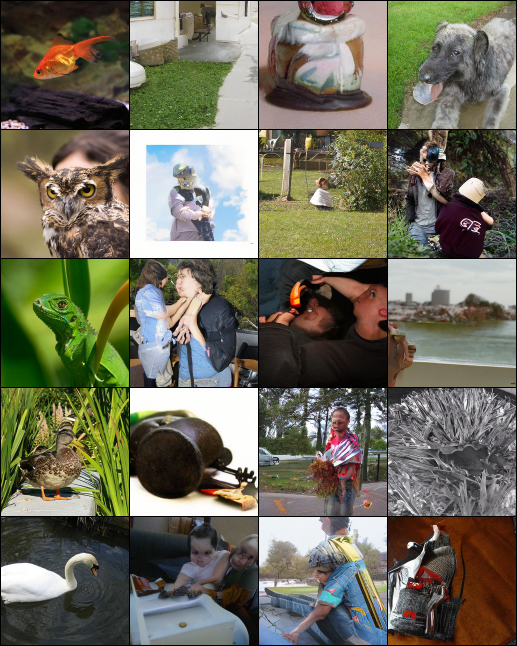
#> input picture mind-vis/wandb/run-20231023_113428-1a9a7xep/files/media/images/samples_test_0_218b7042bf562318ecea.png, 1034 x 1292 px, found by its file name (shown at 1/2 size); its folder holds only this picture in this run
$ jupyter execute --allow-errors things_dataset_analysis.ipynb   (shell and % lines are left out)   (older library calls are emulated)
#> lines starting #> are read from the running program, lines starting #| are printed output that depends on the picture
# THINGS-fMRI usage notes

For a detailed description of the data and the procedures that generated it, see [the THINGS-data preprint](https://doi.org/10.1101/2022.07.22.501123).

[cell 1]
from os.path import join as pjoin
import glob
import numpy as np
import pandas as pd
from nilearn.masking import apply_mask, unmask
from nilearn.plotting import plot_epi, plot_stat_map
from nilearn.image import load_img, index_img, iter_img
import matplotlib.pyplot as plt
import cortex

[cell 2]
%cd /home/yuchen

[cell 3]
# Let's assume you've downloaded the THINGS-fMRI data to this directory
basedir = '/home/yuchen/dataset'

## Single trial responses

The single trial responses are arguably the easiest way to analyze the THINGS-fMRI data. They contains the magnitude of the fMRI response to each stimulus in each voxel with a single number. The single trial responses are provided in two formats: a) In table format, b) in volumetric format.

### Table format

Besides the fMRI response data, the table format contains metadata about each voxel (such as noise ceilings, pRF parameters, regions of interest) and about the stimulus (such as image file name, trial type, run and session).

[cell 4]
# let's assume you downloaded the single trial responses in table format to this directory
basedir = '/home/yuchen/dataset/fmri'
betas_csv_dir = pjoin(basedir, 'betas_csv')

# and that you're interested in the data for the first subject
sub = '01'

The `sub-{subject}_ResponseData.h5` files contain the actual single trial responses. Rows are voxels, columns are trials.

[cell 5]
data_file = pjoin(betas_csv_dir, f'sub-{sub}_ResponseData.h5')
#> (the rest of this cell did not finish here and is left out)

#> (a cell that did not finish here is left out)

The `sub-{subject}_VoxelMetadata.csv` files contain additional information about each voxel, such as membership to ROIs, reliability measures, and noise ceilings.

[cell 7]
vox_f = pjoin(betas_csv_dir, f'sub-{sub}_VoxelMetadata.csv')
#> (the rest of this cell did not finish here and is left out)

#> (a cell that did not finish here is left out)

#> (a cell that did not finish here is left out)

#> (a cell that did not finish here is left out)

The voxel indices can be used to reconstruct a volume, e.g. for visualizing results obtained from the single trial responses. Alternatively, the brain mask can be used for that purpose (see below). Membership of each voxel to the available ROIs is dummy coded, e.g. in `voxdata["V1"]` or `voxdata["rFFA"]`. The population receptive field parameters are encoded in the following columns: `prf-eccentricity`, `prf-polarangle`, `prf-size`, and `prf-rsquared`. Finally, different reliability estimates are available in the columns: `nc_testset`, `nc_singletrial`, `splithalf_uncorrected`, and `splithalf_corrected`.

The `sub-{subject}_StimulusMetadata.csv` files contain information about the file name of the image shown in each trial, which run and session a given trial occured in, and the trial_type.

[cell 11]
# Stimulus metadata
stim_f = pjoin(betas_csv_dir, f'sub-{sub}_StimulusMetadata.csv')
#> (the rest of this cell did not finish here and is left out)

#> (a cell that did not finish here is left out)

#> (a cell that did not finish here is left out)

[cell 14]
# helper function that removes all non-stimuli images from workdir
import shutil
import os

# [16 lines of commented-out code are left out]
from PIL import Image

src_directory = '/home/yuchen/dataset/images'
dst_directory = '/home/yuchen/dataset/images_resized'

if not os.path.exists(dst_directory):
    os.makedirs(dst_directory)

size = (128, 128)

# Iterate over all files in the source directory
for filename in os.listdir(src_directory):
    if filename.lower().endswith(('.png', '.jpg', '.jpeg', '.tiff', '.bmp', '.gif')):
        file_path = os.path.join(src_directory, filename)
        with Image.open(file_path) as img:
#> img is the input picture: PIL image 1034x1292 RGB; mean R, G, B 111.7, 109.8, 93.2
            img_resized = img.resize(size, Image.ANTIALIAS)
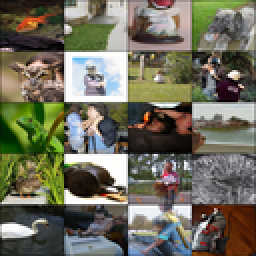
#> img_resized: PIL image 128x128 RGB (shown 2 times larger); mean R, G, B 111.9, 109.9, 93.3
            dst_file_path = os.path.join(dst_directory, filename)
            img_resized.save(dst_file_path)
